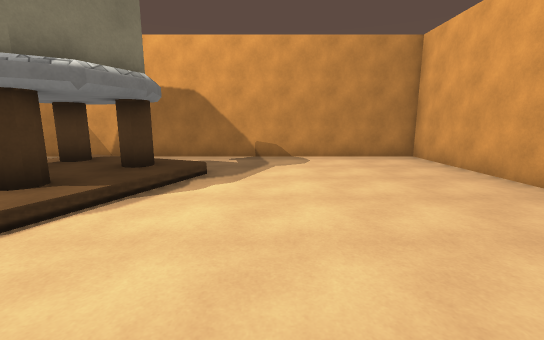
View 1 (above)

20 first-person views from a walk through a 3-D level made in the Unity game engine. The camera is 1.5 m above the floor, tilts 10° down and sees 90° across. The floor is counted in squares, 1.1 m on a side. Each view is taken from the middle of a square. On the plan, view 1 faces up. The plan holds only what a view shows up to about 13 squares ahead; the rest is blank. The place goes on beyond the plan. The player character is not drawn. Some surface patterns are stand-ins.

View 2
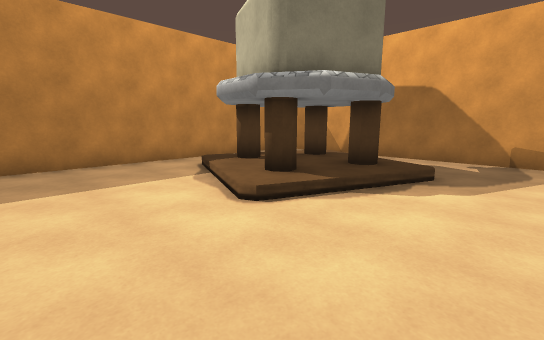

View 3
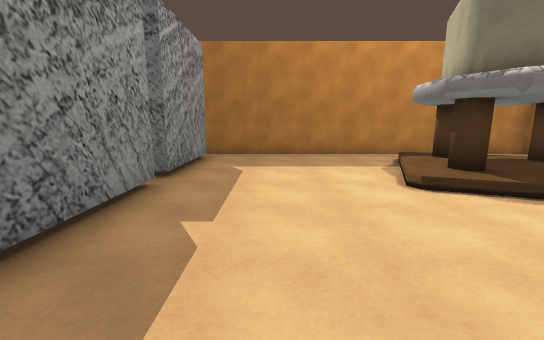

View 4
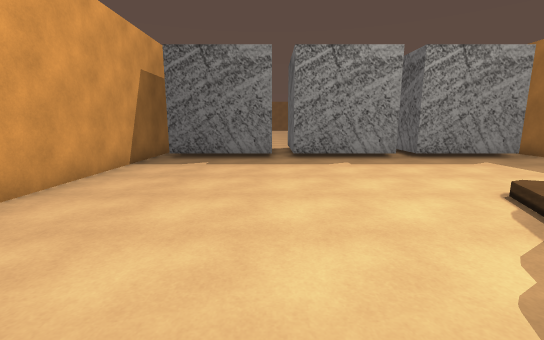

View 5
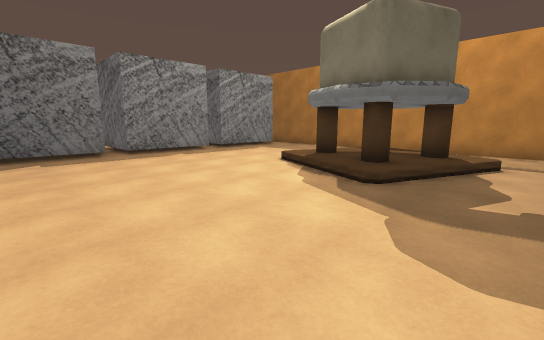

View 6
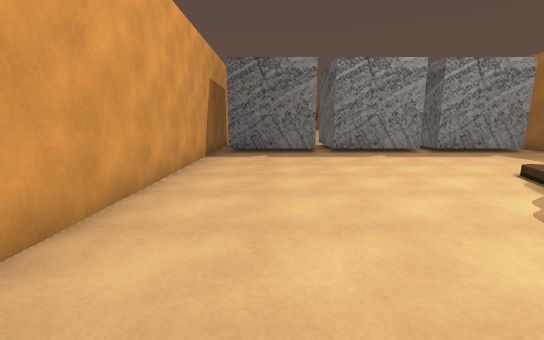

View 7
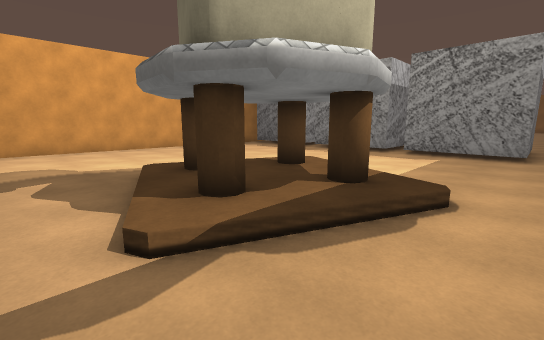

View 8
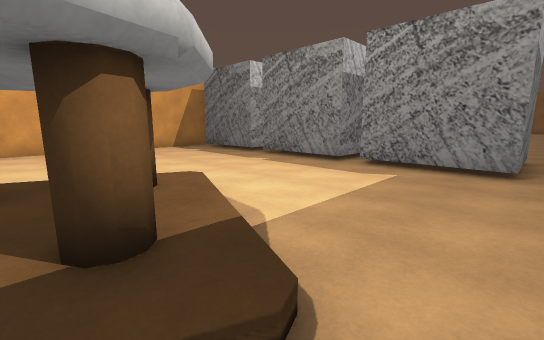

View 9
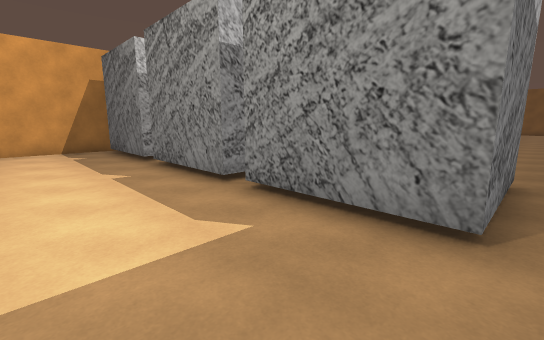

View 10
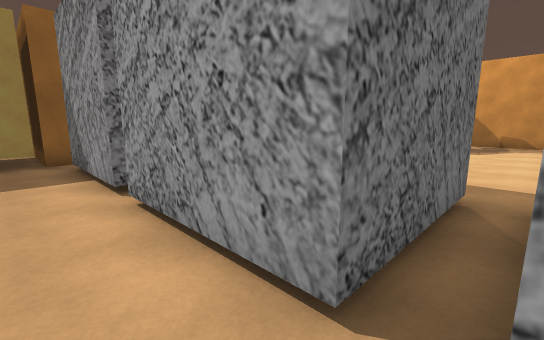

View 11
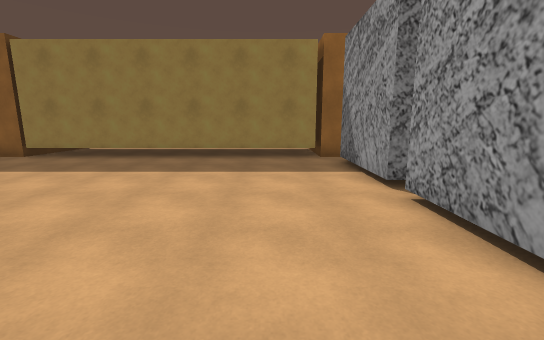

View 12
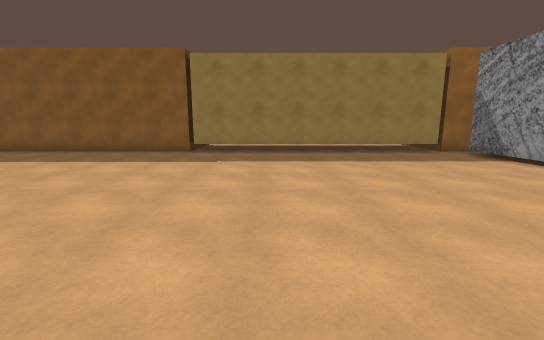

View 13
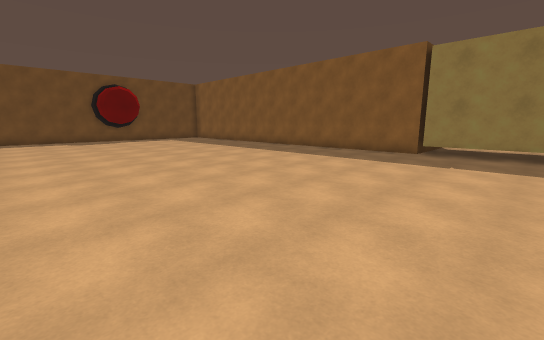

View 14
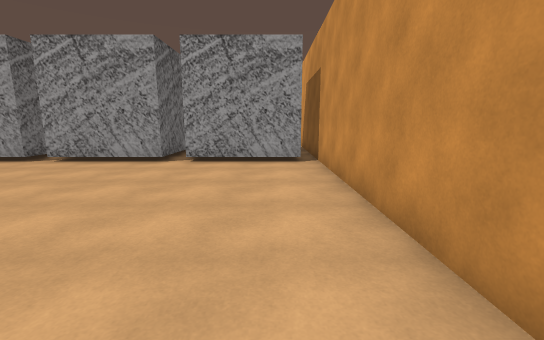

View 15
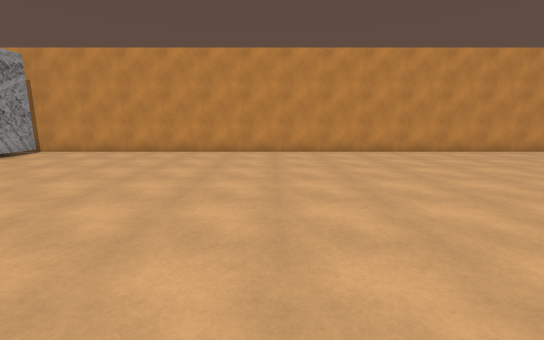

View 16
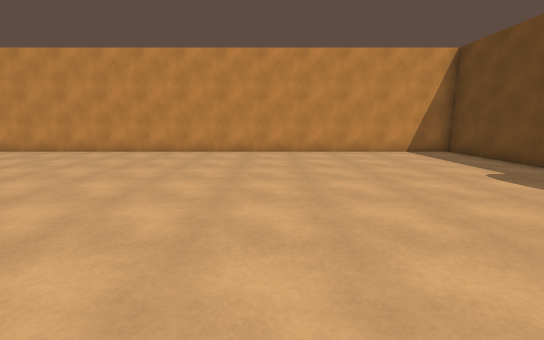

View 17
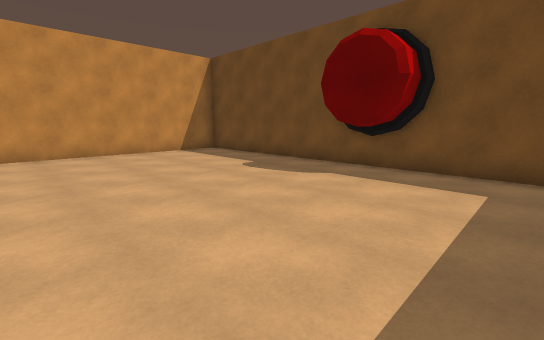

View 18
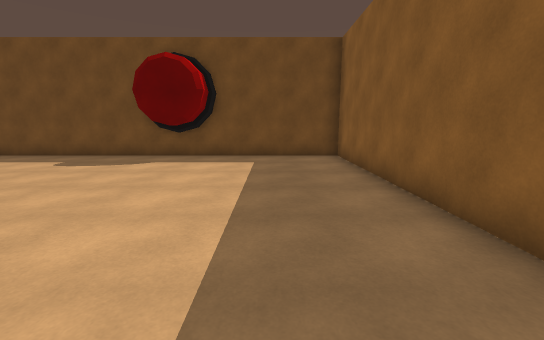

View 19
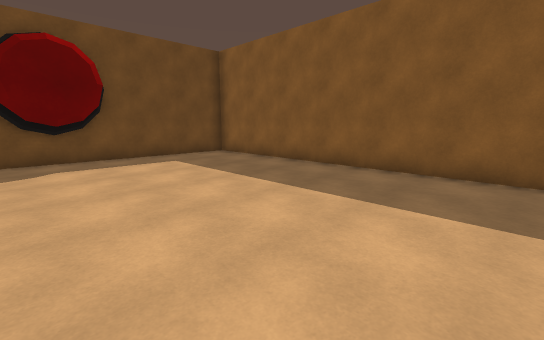

View 20
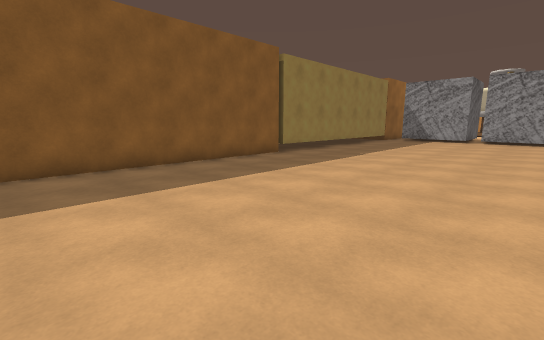

### Floor plan
Key: @ floor where view 1 was taken; # wall or solid block; . main floor; : floor 0.25 m higher than the main floor; / step, stairs or slope; O other object.
Columns run from 10 left of view 1 to 6 right of it. Each row starts with its distance up from view 1.
 11 #################
 10 #...............#
  9 #...O/..........#
  8 #../OO:/........#
  7 #../   OO.......#
  6 #..:O   /.......#
  5 #.OOO O:........#
  4 #..// O/........#
  3 #...../.........#
  2 #...............#
  1 #...............#
  0 #.........@.....#
 -1 #...............#
 -2 #...............#
 -3 #.OOOOOOOOOOOOOO#
 -4 #.O  OO   O     #
 -5 #.O       O     #
 -6 #.OOOOOOOOOOOOOO#
 -7 #...............#
 -8 #...............#
 -9 #...............#
-10 #...............#
-11 #...............#
-12 #...............#
-13 #...............#
-14 #...............#
-15 #...............#
-16 #...............#
-17 #...............#
-18 #...............#
-19 #...............#
-20 #...............#
-21 #...............#
-22 #...............#
-23 #...............#
-24 #...............#
-25 #...............#
-26 #...............#
-27 #...............#
-28 #...............#
-29 #...............#
-30 #...............#
-31 #...............#
-32 #...............#
-33 #...............#
-34 #...............#
-35 #...............#
-36 #.....##........#
-37 #################

Where each view was taken, in squares from view 1:
view 1: 0 up, 0 right, facing up
view 2: 0 up, 0 right, facing up-left
view 3: 0 up, 2 right, facing left
view 4: 8 up, 1 right, facing down
view 5: 10 up, 4 right, facing down-left
view 6: 10 up, 3 right, facing down
view 7: 10 up, 9 left, facing down-right
view 8: 6 up, 9 left, facing down-right
view 9: 1 up, 9 left, facing down-right
view 10: 8 down, 1 right, facing up-left
view 11: 9 down, 1 right, facing left
view 12: 15 down, 3 right, facing left
view 13: 15 down, 3 right, facing down-left
view 14: 16 down, 4 right, facing up
view 15: 17 down, 7 left, facing right
view 16: 29 down, 7 left, facing right
view 17: 29 down, 7 left, facing down-right
view 18: 26 down, 7 left, facing down
view 19: 26 down, 2 left, facing down-left
view 20: 28 down, 1 left, facing up-left
